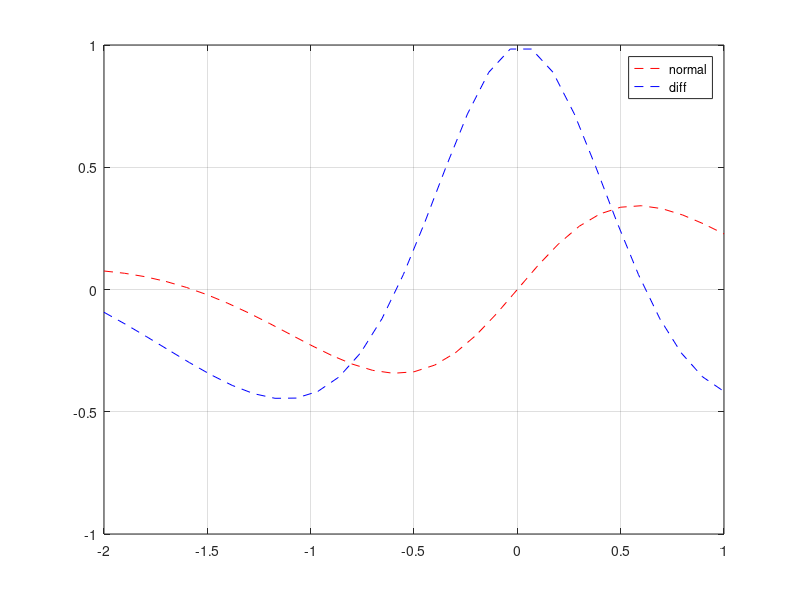

MATLAB code for this plot:
%Question1


x1= -2:0.1:1;
for i=1:length(x1)
y1(i)= (sin(x1(i)).*cos(x1(i)))/(x1(i).^2+1);
endfor  

plot(x1,y1,'r--');
hold on;

dy1= diff(y1);
dx1= diff(x1);
for i=1:length(dy1)
  y2(i)= dy1(i)/dx1(i);
endfor

x1= linspace(-2,1,length(dy1));
plot(x1,y2,'b--');
grid on;
legend('normal','diff');
hold off;